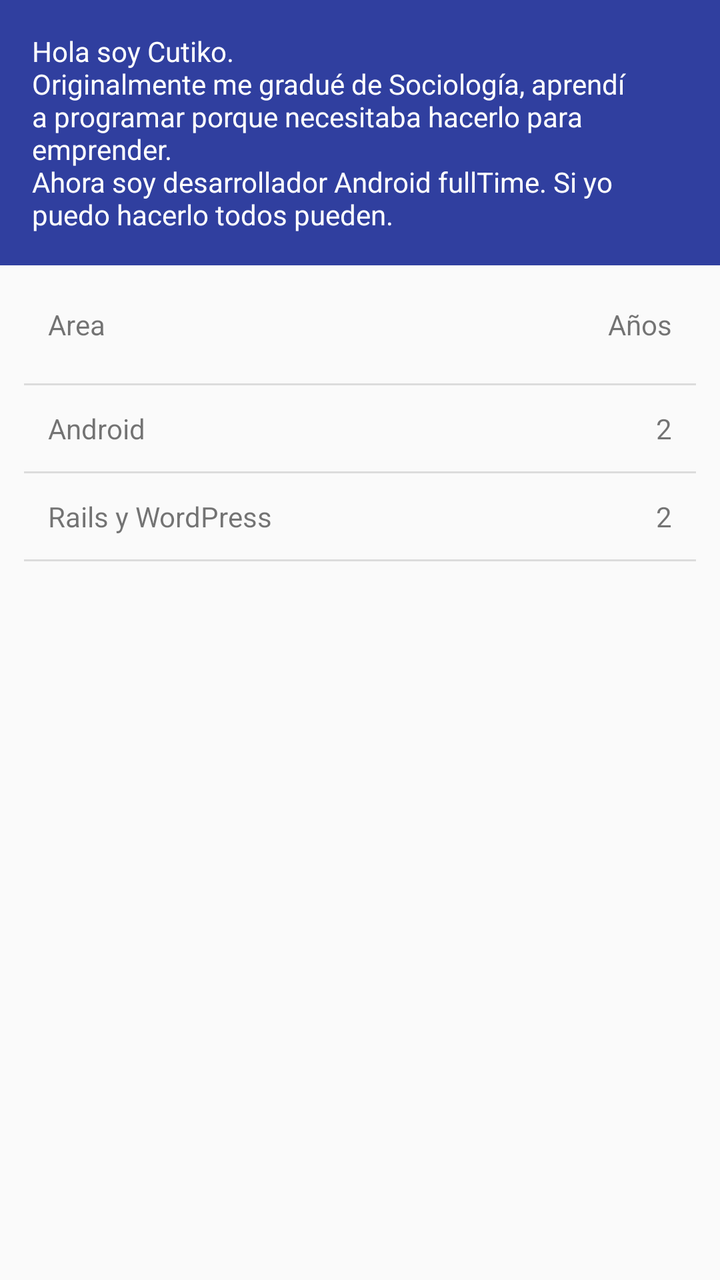
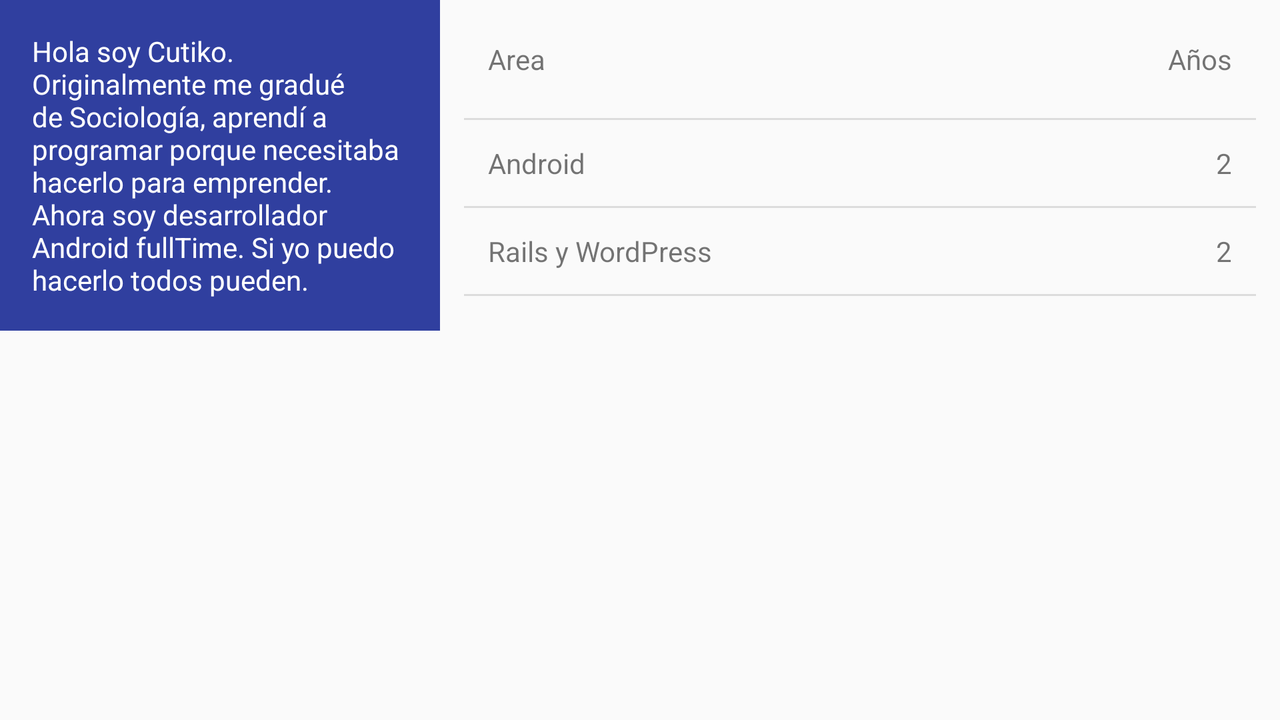

Two renders of one Android screen. The first uses the default layout on a phone; the second uses the alternative layout the repository ships for a different screen configuration, on a matching device. The two XML files are below.
<!-- AndroidManifest.xml: application theme AppTheme -->
<!-- res/layout/content_main.xml -->
<?xml version="1.0" encoding="utf-8"?>
<android.support.v4.widget.NestedScrollView xmlns:android="http://schemas.android.com/apk/res/android"
    xmlns:app="http://schemas.android.com/apk/res-auto"
    xmlns:tools="http://schemas.android.com/tools"
    android:layout_width="match_parent"
    android:layout_height="match_parent"
    app:layout_behavior="@string/appbar_scrolling_view_behavior"
    tools:context="cl.cutiko.aboutcutiko.MainActivity"
    tools:showIn="@layout/activity_main">

    <LinearLayout
        android:layout_width="match_parent"
        android:layout_height="match_parent"
        android:orientation="vertical">

        <TextView
            android:textColor="@android:color/white"
            android:padding="16dp"
            android:background="@color/colorPrimaryDark"
            android:layout_width="match_parent"
            android:layout_height="wrap_content"
            android:paddingBottom="8dp"
            android:paddingTop="8dp"
            android:text="@string/developer_resume" />

        <TableLayout xmlns:android="http://schemas.android.com/apk/res/android"
            android:layout_width="match_parent"
            android:layout_height="0dp"
            android:layout_weight="1"
            android:divider="?android:attr/dividerHorizontal"
            android:paddingEnd="12dp"
            android:paddingStart="12dp"
            android:showDividers="middle|end"
            android:stretchColumns="1">

            <include layout="@layout/content_main_table" />

        </TableLayout>

    </LinearLayout>

</android.support.v4.widget.NestedScrollView>
<!-- res/layout/content_main_table.xml (included above) -->
<?xml version="1.0" encoding="utf-8"?>
<merge xmlns:android="http://schemas.android.com/apk/res/android">

    <TableRow>

        <TextView
            style="@style/CustomTable.Header"
            android:text="Area" />

        <TextView
            style="@style/CustomTable.Header"
            android:text="Años" />

    </TableRow>

    <TableRow>

        <TextView
            style="@style/CustomTable.Row"
            android:text="Android" />

        <TextView
            style="@style/CustomTable.Row"
            android:gravity="end"
            android:text="2" />

    </TableRow>

    <TableRow>

        <TextView
            style="@style/CustomTable.Row"
            android:text="Rails y WordPress" />

        <TextView
            style="@style/CustomTable.Row"
            android:gravity="end"
            android:text="2" />

    </TableRow>

</merge>
<!-- resources referenced by this layout -->
<resources>
  <color name="colorPrimaryDark">#303F9F</color>
  <string name="developer_resume">
          Hola soy Cutiko.
          \nOriginalmente me gradué de Sociología, aprendí a programar porque necesitaba hacerlo para emprender.
          \nAhora soy desarrollador Android fullTime. Si yo puedo hacerlo todos pueden.
      </string>
  <style name="CustomTable.Header">
          <item name="android:paddingTop">20dp</item>
          <item name="android:paddingBottom">20dp</item>
      </style>
  <style name="CustomTable.Row">
          <item name="android:paddingTop">12dp</item>
          <item name="android:paddingBottom">12dp</item>
      </style>
  <!-- from res/values-v21/ -->
  <style name="AppTheme" parent="Theme.AppCompat.Light.DarkActionBar">
          
          <item name="colorPrimary">@color/colorPrimary</item>
          <item name="colorPrimaryDark">@color/colorPrimaryDark</item>
          <item name="colorAccent">@color/colorAccent</item>
          <item name="android:navigationBarColor">@color/colorPrimaryDark</item>
      </style>
  <color name="colorPrimary">#3F51B5</color>
  <color name="colorAccent">#009688</color>
</resources>
<!-- res/layout-land/content_main.xml (the repository's variant of the layout above) -->
<!-- drawn on the phone turned sideways -->
<?xml version="1.0" encoding="utf-8"?>
<android.support.v4.widget.NestedScrollView xmlns:android="http://schemas.android.com/apk/res/android"
    xmlns:app="http://schemas.android.com/apk/res-auto"
    xmlns:tools="http://schemas.android.com/tools"
    android:layout_width="match_parent"
    android:layout_height="match_parent"
    app:layout_behavior="@string/appbar_scrolling_view_behavior"
    tools:context="cl.cutiko.aboutcutiko.MainActivity"
    tools:showIn="@layout/activity_main">

    <LinearLayout
        android:layout_width="match_parent"
        android:layout_height="match_parent"
        android:orientation="horizontal">

        <TextView
            android:padding="16dp"
            android:textColor="@android:color/white"
            android:background="@color/colorPrimaryDark"
            android:layout_width="220dp"
            android:layout_height="match_parent"
            android:paddingBottom="8dp"
            android:paddingTop="8dp"
            android:text="@string/developer_resume" />

        <TableLayout xmlns:android="http://schemas.android.com/apk/res/android"
            android:layout_width="0dp"
            android:layout_height="match_parent"
            android:layout_weight="1"
            android:divider="?android:attr/dividerHorizontal"
            android:paddingEnd="12dp"
            android:paddingStart="12dp"
            android:showDividers="middle|end"
            android:stretchColumns="1">

            <include
                layout="@layout/content_main_table" />

        </TableLayout>

    </LinearLayout>

</android.support.v4.widget.NestedScrollView>
